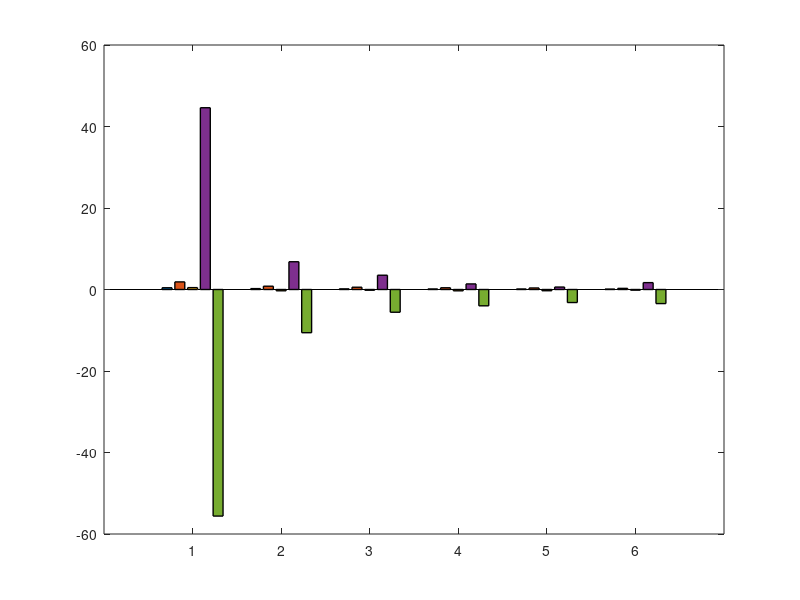

MATLAB code to generate this figure: (Note: this script raises an error after producing the figure.)
% ============================================================
% Global Relative Sensitivity Metrics (mu parameters - FINAL)
% Clean grouped bar plot (NO "data1")
% ============================================================

clear; clc; close all;

% -------------------------
% Data
% -------------------------
params = {'In\_{cc}','In\_{teff}','In\_{f}','In\_{ec}','In\_{treg}','In\_{m}'};

rd_msqr = [4.3099e-01  2.2014e-01  1.5077e-01  1.2244e-01  1.1729e-01  8.4793e-02];
rd_mabs = [1.8673e+00  8.0877e-01  5.5748e-01  4.2663e-01  3.7609e-01  2.7745e-01];
rd_mean = [4.6106e-01 -3.1614e-01 -1.7721e-01 -3.2177e-01 -3.0274e-01 -1.5855e-01];
rd_max  = [4.4607e+01  6.8139e+00  3.5050e+00  1.3715e+00  6.0069e-01  1.6871e+00];
rd_min  = [-5.5602e+01 -1.0604e+01 -5.5815e+00 -4.0051e+00 -3.2005e+00 -3.4576e+00];

% Combine
Y = [rd_msqr(:), rd_mabs(:), rd_mean(:), rd_max(:), rd_min(:)];

% -------------------------
% Plot
% -------------------------
fig = figure('Color','w','Position',[10 10 700 450]);
b = bar(Y, 'grouped', 'LineWidth', 1.0);
hold on;

% -------------------------
% Colors (consistent)
% -------------------------
b(1).FaceColor = [0.00 0.4470 0.7410];   % rd_msqr
b(2).FaceColor = [0.8500 0.3250 0.0980]; % rd_mabs
b(3).FaceColor = [0.4660 0.6740 0.1880]; % rd_mean
b(4).FaceColor = [0.6350 0.0780 0.1840]; % rd_max
b(5).FaceColor = [0.4940 0.1840 0.5560]; % rd_min

for i = 1:numel(b)
    b(i).EdgeColor = 'none';
end

% -------------------------
% Axes formatting
% -------------------------
ax = gca;
ax.XTick = 1:numel(params);
ax.XTickLabel = params;
ax.FontSize = 13;
ax.FontWeight = 'bold';
ax.LineWidth = 1.2;
ax.Box = 'off';
ax.TickDir = 'out';
xtickangle(35);

xlabel('Parameters', 'FontSize', 14, 'FontWeight', 'bold');
ylabel(' Sensitivity Index', 'FontSize', 14, 'FontWeight', 'bold');

% -------------------------
% Zero line (hidden from legend)
% -------------------------
hline = yline(0, 'k-', 'LineWidth', 1.2);
hline.Annotation.LegendInformation.IconDisplayStyle = 'off';

% -------------------------
% Clean legend (NO data1)
% -------------------------
lgd = legend([b(1), b(2), b(3), b(4), b(5)], ...
       {'rd\_msqr','rd\_mabs','rd\_mean','rd\_max','rd\_min'}, ...
       'Location','northeast', ...
       'FontSize',12, ...
       'Box','on');
lgd.AutoUpdate = 'off';

% -------------------------
% Grid
% -------------------------
grid on;
ax.GridAlpha = 0.15;

% -------------------------
% Save high-resolution
% -------------------------
exportgraphics(fig, 'N115_mu_relative_sensitivity_HIGH_DYNAMIC_FINAL.png', 'Resolution', 600);
savefig(fig, 'N115_mu_relative_sensitivity_HIGH_DYNAMIC_FINAL.fig');
